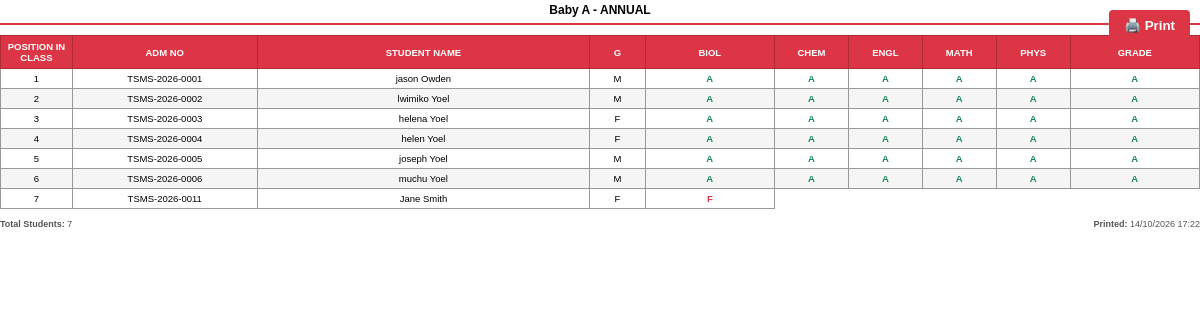
The page /school-management/academics/bulk-print/1/7/ on the database its author committed.
### academics/models.py (models this page shows, shortened)
class ClassRoom(models.Model):
    LEVEL_GROUP = {
        'BABY': 'PRE_PRIMARY', 'MIDDLE': 'PRE_PRIMARY', 'TOP': 'PRE_PRIMARY',
        'G1': 'PRE_PRIMARY', 'G2': 'PRE_PRIMARY', 'G3': 'PRE_PRIMARY',
        'G4': 'PRE_PRIMARY', 'G5': 'PRE_PRIMARY', 'G6': 'PRE_PRIMARY', 'G7': 'PRE_PRIMARY',
        'F1': 'ORDINARY', 'F2': 'ORDINARY', 'F3': 'ORDINARY', 'F4': 'ORDINARY',
        'F5': 'ADVANCED', 'F6': 'ADVANCED',
    }
    LEVEL_CHOICES = [
        ("BABY", "Baby"),
        ("MIDDLE", "Middle"),
        ("TOP", "Top"),
        ("G1", "Grade 1"),
        ("G2", "Grade 2"),
        ("G3", "Grade 3"),
        ("G4", "Grade 4"),
        ("G5", "Grade 5"),
        ("G6", "Grade 6"),
        ("G7", "Grade 7"),
        ("F1", "Form 1"),
        ("F2", "Form 2"),
        ("F3", "Form 3"),
        ("F4", "Form 4"),
        ("F5", "Form 5"),
        ("F6", "Form 6"),
    ]
    STREAM_CHOICES = [
        ("A", "A"),
        ("B", "B"),
        ("C", "C"),
    ]
    level = models.CharField(
        max_length=10,
        choices=LEVEL_CHOICES
    )
    stream = models.CharField(
        max_length=1,
        choices=STREAM_CHOICES
    )
    class_teacher = models.ForeignKey(
        Teacher,
        on_delete=models.SET_NULL,
        null=True,
        blank=True,
        related_name="classrooms"
    )
    class Meta:
        unique_together = ("level", "stream")
        ordering = ["level", "stream"]
    def __str__(self):
        return f"{self.get_level_display()} {self.stream}"

class Exam(models.Model):
    EXAM_TYPES = [
        ("MIDTERM", "Mid Term"),
        ("TERMINAL", "Terminal"),
        ("MIDTERM", "Mid Term"),
        ("ANNUAL", "Annual"),
    ]
    name = models.CharField(max_length=100)
    exam_type = models.CharField(
        max_length=20,
        choices=EXAM_TYPES
    )
    term = models.ForeignKey(
        Term,
        on_delete=models.CASCADE,
        related_name="exams"
    )
    class_room = models.ForeignKey(
        ClassRoom,
        on_delete=models.CASCADE,
        related_name="exams"
    )
    is_active = models.BooleanField(default=True)
    class Meta:
        ordering = ["term", "class_room", "name"]

class ExamResult(models.Model):
    student = models.ForeignKey(
        "students.Student",
        on_delete=models.CASCADE,
        related_name="exam_results"
    )
    points = models.PositiveIntegerField(default=0)
    exam = models.ForeignKey(
        Exam,
        on_delete=models.CASCADE,
        related_name="results"
    )
    subject = models.ForeignKey(
        Subject,
        on_delete=models.CASCADE,
        related_name="results"
    )
    test_marks = models.DecimalField(
        max_digits=5,
        decimal_places=2,
        default=0
    )
    exam_marks = models.DecimalField(
        max_digits=5,
        decimal_places=2,
        default=0
    )
    total_marks = models.DecimalField(
        max_digits=5,
        decimal_places=2,
        default=0,
        editable=False
    )
    average_marks = models.DecimalField(
        max_digits=5,
        decimal_places=2,
        default=0,
        editable=False
    )
    grade = models.CharField(
        max_length=2,
        blank=True,
        editable=False
    )
    remark = models.CharField(
        max_length=100,
        blank=True,
        editable=False
    )
    position = models.PositiveIntegerField(
        null=True,
        blank=True,
        editable=False
    )
    class Meta:
        unique_together = (
            "student",
            "exam",
            "subject",
        )
        ordering = [
            "student__class_room",
            "subject",
            "-average_marks",
        ]

class Subject(models.Model):
    name = models.CharField(max_length=100)
    class_room = models.ForeignKey(
        ClassRoom,
        on_delete=models.CASCADE,
        related_name="subjects"
    )
    teacher = models.ForeignKey(
        Teacher,
        on_delete=models.SET_NULL,
        null=True,
        blank=True,
        related_name="subjects"
    )
    class Meta:
        unique_together = ("name", "class_room")
        ordering = ["class_room", "name"]

### students/models.py (models this page shows, shortened)
class Student(models.Model):
    GENDER_CHOICES = [
        ("M", "Male"),
        ("F", "Female"),
    ]
    STATUS_CHOICES = [
        ("ACTIVE", "Active"),
        ("TRANSFERRED", "Transferred"),
        ("GRADUATED", "Graduated"),
    ]
    admission_number = models.CharField(
        max_length=30,
        unique=True,
        blank=True,
        editable=False  # so users can't manually type a duplicate
    )
    first_name = models.CharField(max_length=100)
    middle_name = models.CharField(max_length=100, blank=True)
    last_name = models.CharField(max_length=100)
    gender = models.CharField(
        max_length=1,
        choices=GENDER_CHOICES
    )
    date_of_birth = models.DateField()
    guardian = models.ForeignKey(
        Guardian,
        on_delete=models.CASCADE,
        related_name="students"
    )
    class_room = models.ForeignKey(
        "academics.ClassRoom",
        on_delete=models.SET_NULL,
        null=True,
        blank=True,
        related_name="students"
    )
    photo = models.ImageField(
        upload_to="students/",
        blank=True,
        null=True
    )
    admission_date = models.DateField(auto_now_add=True)
    admission_year = models.PositiveIntegerField(
        default=datetime.date.today().year
    )
    nationality = models.CharField(
        max_length=50,
        default="Tanzanian"
    )
    religion = models.CharField(
        max_length=50,
        blank=True
    )
    blood_group = models.CharField(
        max_length=5,
        blank=True
    )
    status = models.CharField(
        max_length=20,
        choices=STATUS_CHOICES,
        default="ACTIVE"
    )
    is_active = models.BooleanField(default=True)
    class Meta:
        ordering = ["first_name", "last_name"]

### academics/views.py (the view)
# urls.py: path('bulk-print/<int:class_id>/<int:exam_id>/', views.bulk_print_class_reports, name='bulk_print_class_reports'),
def bulk_print_class_reports(request, class_id, exam_id):
    class_room = get_object_or_404(ClassRoom, id=class_id)
    exam = get_object_or_404(Exam, id=exam_id)
    students = Student.objects.filter(class_room=class_room).order_by('admission_number')
    result_data = [{'student': s, 'report': StudentReport.objects.filter(student=s, exam=exam).first(), 'subjects': ExamResult.objects.filter(student=s, exam=exam)} for s in students]
    return render(request, 'academics/result_sheet.html', {'class_room': class_room, 'exam': exam, 'result_data': result_data})

### academics/templates/academics/result_sheet.html (shortened to what this page needs)
<!DOCTYPE html>
<html lang="en">
<head>
</head>
<body>
    <button onclick="window.print()" class="print-btn">🖨️ Print</button>
    <div class="sheet-header">
        <h4>{{ class_room }} - {{ exam.name }} {{ exam.academic_year }}</h4>
    </div>
    <table class="result-table">
        <thead>
            <tr>
                <th class="col-no">POSITION IN CLASS</th>
                <th class="col-adm">ADM NO</th>
                <th class="col-name">STUDENT NAME</th>
                <th class="col-g">G</th>
                {% for sub in result_data.0.subjects %}
                <th class="col-sub" title="{{ sub.subject.name }}">{{ sub.subject.short_name|default:sub.subject.name|upper|slice:":4" }}</th>
                {% endfor %}
                <th class="col-grade">{% if level_group in 'ORDINARY,ADVANCED' %}DIV-PTS{% else %}GRADE{% endif %}</th>
            </tr>
        </thead>
        <tbody>
            {% for data in result_data %}
            <tr>
                <td class="col-no">{{ forloop.counter }}</td>
                <td class="col-adm">{{ data.student.admission_number }}</td>
                <td class="col-name">{{ data.student.first_name }} {{ data.student.last_name|title }}</td>
                <td class="col-g">{{ data.student.gender|first|upper }}</td>
                {% for res in data.subjects %}
                    {% with grade=res.grade %}
                    <td class="col-sub grade-{{ grade }}">{{ grade }}</td>
                    {% endwith %}
                {% endfor %}
                <td class="col-grade">
                    {% if level_group in 'ORDINARY,ADVANCED' %}
                        {% if data.report.division %}
                            <span class="div-{{ data.report.division }}">D{{ data.report.division }}-{{ data.report.division_points }}</span>
                        {% else %}-{% endif %}
                    {% else %}
                        {% if data.report.average_marks >= 75 %}<span class="grade-A">A</span>
                        {% elif data.report.average_marks >= 65 %}<span class="grade-B">B</span>
                        {% elif data.report.average_marks >= 45 %}<span class="grade-C">C</span>
                        {% elif data.report.average_marks >= 30 %}<span class="grade-D">D</span>
                        {% else %}<span class="grade-F">F</span>{% endif %}
                    {% endif %}
                </td>
            </tr>
            {% endfor %}
        </tbody>
    </table>
    <div class="footer">
        <span><b>Total Students:</b> {{ result_data|length }}</span>
        <span><b>Printed:</b> {% now "d/m/Y H:i" %}</span>
    </div>
</body>
</html>

### academics/templates/academics/result_sheet.html (style rules this page uses)
body { font-family: 'Calibri', Arial, sans-serif; font-size: 10px; color: #000; margin: 0; }
.sheet-header { text-align: center; margin-bottom: 10px; border-bottom: 2px solid #dc3545; padding-bottom: 6px; }
.sheet-header h4 { margin: 3px 0 0 0; font-size: 12px; font-weight: 600; }
.result-table { width: 100%; border-collapse: collapse; font-size: 9.5px; }
.result-table thead th { background: #dc3545; color: white; padding: 5px 3px; text-align: center; font-weight: 700; border: 1px solid #b02a37; }
.result-table tbody td { padding: 4px 3px; border: 1px solid #999; vertical-align: middle; text-align: center; }
.result-table tbody tr:nth-child(even) { background: #f5f5f5; }
.col-no { width: 3%; }
.col-adm { width: 10%; text-align: left; }
.col-name { width: 18%; text-align: left; }
.col-g { width: 3%; }
.col-sub { width: 4%; }
.col-grade { width: 7%; }
.grade-A, .div-1 { color: #198754; font-weight: 700; }
.grade-F, .div-0 { color: #dc3545; font-weight: 700; }
.footer { margin-top: 10px; font-size: 9px; color: #555; display: flex; justify-content: space-between; }
.print-btn { position: fixed; top: 10px; right: 10px; padding: 8px 15px; background: #dc3545; color: white; border: none; border-radius: 4px; cursor: pointer; font-weight: 600; }

### rows shown on the page
ClassRoom: level+stream "Baby A"
Exam: name "ANNUAL"
ExamResult: subject.short_name "BIOL", grade "A"
ExamResult: subject.short_name "CHEM", grade "A"
ExamResult: subject.short_name "ENGL", grade "A"
ExamResult: subject.short_name "MATH", grade "A"
ExamResult: subject.short_name "PHYS", grade "A"
Student: student.admission_number "TSMS-2026-0001", student.first_name "jason", student.last_name "Owden", student.gender|first "M", shows "A"
Student: student.admission_number "TSMS-2026-0002", student.first_name "lwimiko", student.last_name "Yoel", student.gender|first "M", shows "A"
ExamResult: grade "A"
ExamResult: grade "A"
ExamResult: grade "A"
ExamResult: grade "A"
ExamResult: grade "A"
Student: student.admission_number "TSMS-2026-0003", student.first_name "helena", student.last_name "Yoel", student.gender|first "F", shows "A"
ExamResult: grade "A"
ExamResult: grade "A"
ExamResult: grade "A"
ExamResult: grade "A"
ExamResult: grade "A"
Student: student.admission_number "TSMS-2026-0004", student.first_name "helen", student.last_name "Yoel", student.gender|first "F", shows "A"
ExamResult: grade "A"
ExamResult: grade "A"
ExamResult: grade "A"
ExamResult: grade "A"
ExamResult: grade "A"
Student: student.admission_number "TSMS-2026-0005", student.first_name "joseph", student.last_name "Yoel", student.gender|first "M", shows "A"
ExamResult: grade "A"
ExamResult: grade "A"
ExamResult: grade "A"
ExamResult: grade "A"
ExamResult: grade "A"
Student: student.admission_number "TSMS-2026-0006", student.first_name "muchu", student.last_name "Yoel", student.gender|first "M", shows "A"
ExamResult: grade "A"
ExamResult: grade "A"
ExamResult: grade "A"
ExamResult: grade "A"
ExamResult: grade "A"
Student: student.admission_number "TSMS-2026-0011", student.first_name "Jane", student.last_name "Smith", student.gender|first "F"

### other values the page prints
{{ result_data|length }} "7"
